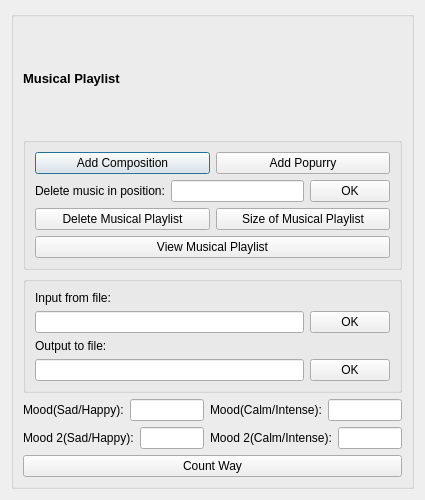
<?xml version="1.0" encoding="UTF-8"?>
<ui version="4.0">
 <class>FirstWindow</class>
 <widget class="QDialog" name="FirstWindow">
  <property name="enabled">
   <bool>true</bool>
  </property>
  <property name="geometry">
   <rect>
    <x>0</x>
    <y>0</y>
    <width>425</width>
    <height>500</height>
   </rect>
  </property>
  <property name="minimumSize">
   <size>
    <width>425</width>
    <height>500</height>
   </size>
  </property>
  <property name="windowTitle">
   <string>Musical Playlist</string>
  </property>
  <layout class="QHBoxLayout" name="horizontalLayout_2">
   <item>
    <widget class="QGroupBox" name="groupBox_3">
     <property name="title">
      <string/>
     </property>
     <layout class="QVBoxLayout" name="verticalLayout_2">
      <item>
       <widget class="QLabel" name="label_2">
        <property name="font">
         <font>
          <pointsize>10</pointsize>
         </font>
        </property>
        <property name="text">
         <string>&lt;html&gt;&lt;head/&gt;&lt;body&gt;&lt;p&gt;&lt;span style=&quot; font-size:10pt; font-weight:600;&quot;&gt;Musical Playlist&lt;/span&gt;&lt;/p&gt;&lt;/body&gt;&lt;/html&gt;</string>
        </property>
       </widget>
      </item>
      <item>
       <widget class="QGroupBox" name="groupBox_2">
        <property name="title">
         <string/>
        </property>
        <layout class="QVBoxLayout" name="verticalLayout_3">
         <item>
          <layout class="QVBoxLayout" name="verticalLayout_4">
           <item>
            <layout class="QHBoxLayout" name="horizontalLayout">
             <item>
              <widget class="QPushButton" name="pushButton_13">
               <property name="toolTip">
                <string>&lt;html&gt;&lt;head/&gt;&lt;body&gt;&lt;p&gt;&lt;span style=&quot; font-size:9pt;&quot;&gt;Add ProteinogenicAminoAcid&lt;/span&gt;&lt;/p&gt;&lt;/body&gt;&lt;/html&gt;</string>
               </property>
               <property name="text">
                <string>Add Composition</string>
               </property>
              </widget>
             </item>
             <item>
              <widget class="QPushButton" name="pushButton_14">
               <property name="toolTip">
                <string>&lt;html&gt;&lt;head/&gt;&lt;body&gt;&lt;p&gt;&lt;span style=&quot; font-size:9pt;&quot;&gt;Add NonstandardAminoAcid&lt;/span&gt;&lt;/p&gt;&lt;/body&gt;&lt;/html&gt;</string>
               </property>
               <property name="text">
                <string>Add Popurry</string>
               </property>
              </widget>
             </item>
            </layout>
           </item>
           <item>
            <layout class="QHBoxLayout" name="horizontalLayout_10">
             <item>
              <widget class="QLabel" name="label_10">
               <property name="font">
                <font>
                 <pointsize>9</pointsize>
                </font>
               </property>
               <property name="toolTip">
                <string>&lt;html&gt;&lt;head/&gt;&lt;body&gt;&lt;p&gt;Delete AminoAcid in position&lt;/p&gt;&lt;/body&gt;&lt;/html&gt;</string>
               </property>
               <property name="text">
                <string>Delete music in position:</string>
               </property>
              </widget>
             </item>
             <item>
              <widget class="QLineEdit" name="lineEdit_5">
               <property name="font">
                <font>
                 <pointsize>9</pointsize>
                </font>
               </property>
              </widget>
             </item>
             <item>
              <widget class="QPushButton" name="pushButton_4">
               <property name="font">
                <font>
                 <pointsize>9</pointsize>
                </font>
               </property>
               <property name="text">
                <string>OK</string>
               </property>
              </widget>
             </item>
            </layout>
           </item>
           <item>
            <layout class="QHBoxLayout" name="horizontalLayout_11">
             <item>
              <widget class="QPushButton" name="pushButton_5">
               <property name="font">
                <font>
                 <pointsize>9</pointsize>
                </font>
               </property>
               <property name="text">
                <string>Delete Musical Playlist</string>
               </property>
              </widget>
             </item>
             <item>
              <widget class="QPushButton" name="pushButton_6">
               <property name="font">
                <font>
                 <pointsize>9</pointsize>
                </font>
               </property>
               <property name="text">
                <string>Size of Musical Playlist</string>
               </property>
              </widget>
             </item>
            </layout>
           </item>
           <item>
            <layout class="QHBoxLayout" name="horizontalLayout_12">
             <item>
              <widget class="QPushButton" name="pushButton_7">
               <property name="font">
                <font>
                 <pointsize>9</pointsize>
                </font>
               </property>
               <property name="text">
                <string>View Musical Playlist</string>
               </property>
              </widget>
             </item>
            </layout>
           </item>
          </layout>
         </item>
        </layout>
       </widget>
      </item>
      <item>
       <widget class="QGroupBox" name="groupBox_5">
        <property name="title">
         <string/>
        </property>
        <layout class="QVBoxLayout" name="verticalLayout">
         <item>
          <layout class="QVBoxLayout" name="verticalLayout_5">
           <item>
            <layout class="QHBoxLayout" name="horizontalLayout_13">
             <item>
              <widget class="QLabel" name="label_3">
               <property name="font">
                <font>
                 <pointsize>9</pointsize>
                </font>
               </property>
               <property name="text">
                <string>Input from file:</string>
               </property>
              </widget>
             </item>
            </layout>
           </item>
           <item>
            <layout class="QHBoxLayout" name="horizontalLayout_27">
             <item>
              <widget class="QLineEdit" name="lineEdit_6">
               <property name="font">
                <font>
                 <pointsize>9</pointsize>
                </font>
               </property>
              </widget>
             </item>
             <item>
              <widget class="QPushButton" name="pushButton_8">
               <property name="font">
                <font>
                 <pointsize>9</pointsize>
                </font>
               </property>
               <property name="text">
                <string>OK</string>
               </property>
              </widget>
             </item>
            </layout>
           </item>
           <item>
            <layout class="QHBoxLayout" name="horizontalLayout_14">
             <item>
              <widget class="QLabel" name="label_11">
               <property name="font">
                <font>
                 <pointsize>9</pointsize>
                </font>
               </property>
               <property name="text">
                <string>Output to file:</string>
               </property>
              </widget>
             </item>
            </layout>
           </item>
           <item>
            <layout class="QHBoxLayout" name="horizontalLayout_28">
             <item>
              <widget class="QLineEdit" name="lineEdit_7">
               <property name="font">
                <font>
                 <pointsize>9</pointsize>
                </font>
               </property>
              </widget>
             </item>
             <item>
              <widget class="QPushButton" name="pushButton_9">
               <property name="font">
                <font>
                 <pointsize>9</pointsize>
                </font>
               </property>
               <property name="text">
                <string>OK</string>
               </property>
              </widget>
             </item>
            </layout>
           </item>
          </layout>
         </item>
        </layout>
       </widget>
      </item>

<item>
           <layout class="QHBoxLayout" name="horizontalLayout_29">
            <item>
             <widget class="QLabel" name="label_7">
              <property name="font">
               <font>
                <pointsize>9</pointsize>
               </font>
              </property>
              <property name="text">
               <string>Mood(Sad/Happy):</string>
              </property>
             </widget>
            </item>
            <item>
             <widget class="QLineEdit" name="lineEdit_8">
              <property name="font">
               <font>
                <pointsize>9</pointsize>
               </font>
              </property>
              <property name="text">
               <string/>
              </property>
             </widget>
            </item>

            <item>
             <widget class="QLabel" name="label_7">
              <property name="font">
               <font>
                <pointsize>9</pointsize>
               </font>
              </property>
              <property name="text">
               <string>Mood(Calm/Intense):</string>
              </property>
             </widget>
            </item>
            <item>
             <widget class="QLineEdit" name="lineEdit_9">
              <property name="font">
               <font>
                <pointsize>9</pointsize>
               </font>
              </property>
              <property name="text">
               <string/>
              </property>
             </widget>
            </item>
           </layout>
          </item>

          <item>
           <layout class="QHBoxLayout" name="horizontalLayout_30">
            <item>
             <widget class="QLabel" name="label_7">
              <property name="font">
               <font>
                <pointsize>9</pointsize>
               </font>
              </property>
              <property name="text">
               <string>Mood 2(Sad/Happy):</string>
              </property>
             </widget>
            </item>
            <item>
             <widget class="QLineEdit" name="lineEdit_10">
              <property name="font">
               <font>
                <pointsize>9</pointsize>
               </font>
              </property>
              <property name="text">
               <string/>
              </property>
             </widget>
            </item>

            <item>
             <widget class="QLabel" name="label_7">
              <property name="font">
               <font>
                <pointsize>9</pointsize>
               </font>
              </property>
              <property name="text">
               <string>Mood 2(Calm/Intense):</string>
              </property>
             </widget>
            </item>
            <item>
             <widget class="QLineEdit" name="lineEdit_11">
              <property name="font">
               <font>
                <pointsize>9</pointsize>
               </font>
              </property>
              <property name="text">
               <string/>
              </property>
             </widget>
            </item>
           </layout>
          </item>


      <item>
       <widget class="QPushButton" name="pushButton">
        <property name="font">
         <font>
          <pointsize>9</pointsize>
         </font>
        </property>
        <property name="text">
         <string>Count Way</string>
        </property>
       </widget>
      </item>
     </layout>
    </widget>
   </item>
  </layout>
 </widget>
 <resources/>
 <connections/>
</ui>
